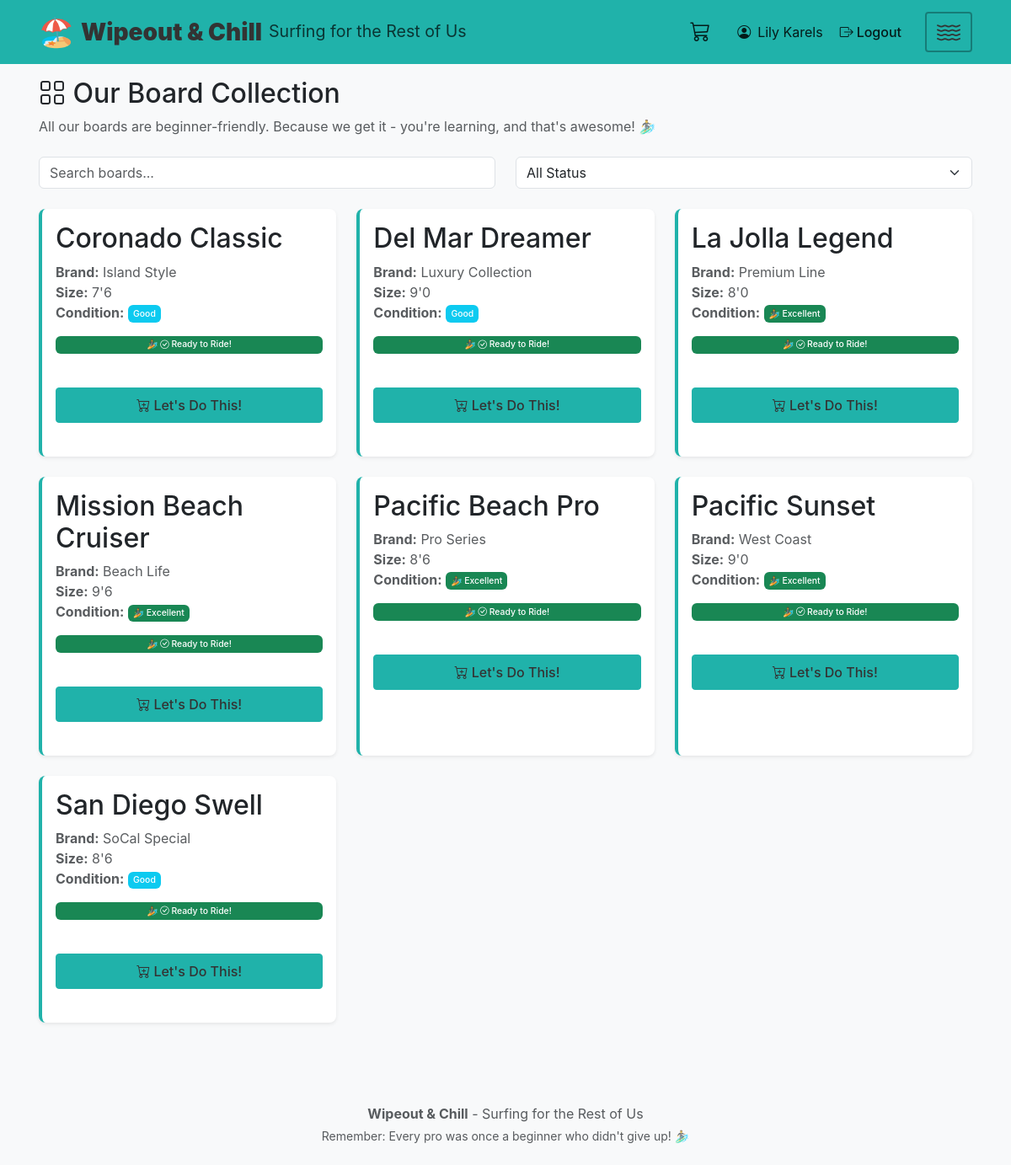
The page /boards (signed in) on the database as committed earlier.
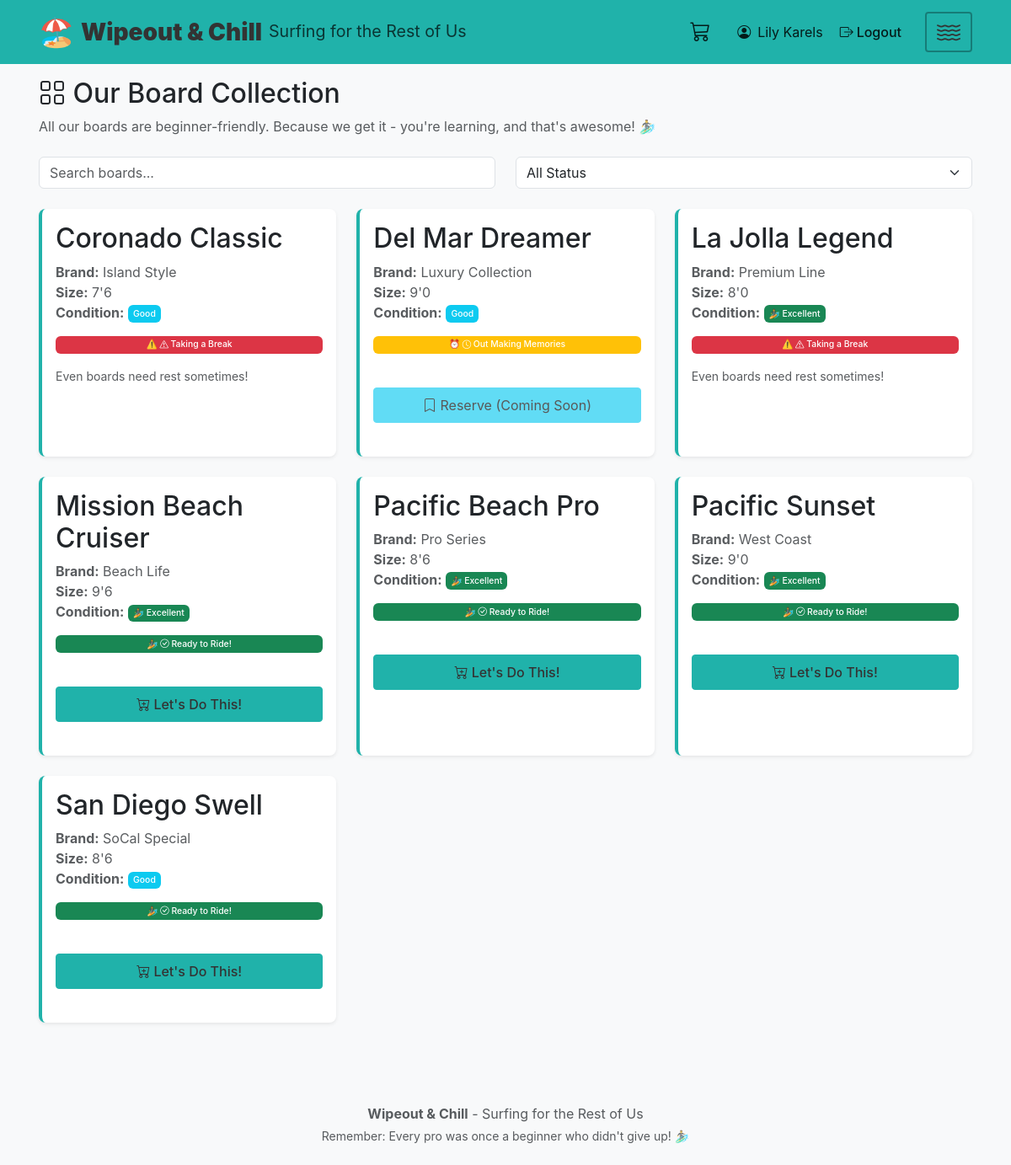
The same page on the database as committed later.
### models/board.py (models this page shows, shortened)
class Board(db.Model):
    __tablename__ = 'boards'
    STATUS_AVAILABLE = BOARD_STATUS_AVAILABLE
    STATUS_CHECKED_OUT = BOARD_STATUS_CHECKED_OUT
    STATUS_DAMAGED = BOARD_STATUS_DAMAGED
    STATUS_IN_REPAIR = BOARD_STATUS_IN_REPAIR
    STATUS_REPLACED = BOARD_STATUS_REPLACED
    CONDITION_EXCELLENT = BOARD_CONDITION_EXCELLENT
    CONDITION_GOOD = BOARD_CONDITION_GOOD
    CONDITION_FAIR = BOARD_CONDITION_FAIR
    id = db.Column(db.String(36), primary_key=True, default=lambda: str(uuid.uuid4()))
    location_id = db.Column(db.String(36), db.ForeignKey('locations.id', ondelete='CASCADE'), nullable=False)
    name = db.Column(db.String(255), nullable=False)
    brand = db.Column(db.String(100), nullable=True)
    size = db.Column(db.String(50), nullable=True)
    image_url = db.Column(db.String(500), nullable=True)  # URL to surfboard image
    status = db.Column(db.String(50), default=BOARD_STATUS_AVAILABLE, nullable=False)
    condition = db.Column(db.String(50), default=BOARD_CONDITION_GOOD, nullable=True)
    created_at = db.Column(db.DateTime, default=datetime.utcnow, nullable=False)
    updated_at = db.Column(db.DateTime, default=datetime.utcnow, onupdate=datetime.utcnow, nullable=False)
    @classmethod
    def find_by_location(cls, location_id):
        return cls.query.filter_by(location_id=location_id).order_by(cls.name).all()

### routes/user_routes.py (the view)
@user_routes.route('/boards')
@login_required
def boards():
    location_id = get_selected_location_id()
    boards_list = Board.find_by_location(location_id) if location_id else []
    all_locations = Location.find_all()
    current_location = Location.find_by_id(location_id) if location_id else None
    return render_template('user/boards.html',
                         boards=boards_list,
                         all_locations=all_locations,
                         current_location=current_location,
                         selected_location_id=location_id)

### app.py (called while the page is built)
@login_manager.user_loader
def load_user(user_id):
    return User.find_by_id(user_id)

### models/location.py (called while the page is built)
    @classmethod
    def find_all(cls):
        return cls.query.all()

    @classmethod
    def find_by_id(cls, location_id):
        return cls.query.get(location_id)

### models/user.py (called while the page is built)
    @classmethod
    def find_by_id(cls, user_id):
        return cls.query.get(user_id)

    def is_admin(self):
        from utils.constants import USER_ROLE_ADMIN
        return self.role == USER_ROLE_ADMIN

### routes/user_routes.py (called while the page is built, shortened)
def get_selected_location_id():
    location_id = session.get('selected_location_id')
    return location_id

### templates/user/boards.html (shortened to what this page needs)
{% extends "base.html" %}
{% block content %}
<div class="row">
    <div class="col-12">
        <h1 class="mb-2">
            <i class="bi bi-grid"></i> Our Board Collection
        </h1>
        <p class="text-muted mb-4">All our boards are beginner-friendly. Because we get it - you're learning, and that's awesome! 🏄‍♂️</p>
    </div>
</div>
<div class="row mb-4">
    <div class="col-md-6">
        <input type="text" class="form-control" id="boardSearch" placeholder="Search boards...">
    </div>
    <div class="col-md-6">
        <select class="form-select" id="statusFilter">
            <option value="all">All Status</option>
        </select>
    </div>
</div>
<div class="row" id="boardsGrid">
    {% if boards %}
        {% for board in boards %}
        <div class="col-md-4 mb-4 board-card-wrapper" data-board-id="{{ board.id }}" data-status="{{ board.status }}" data-name="{{ board.name|lower }}" data-brand="{{ board.brand|lower if board.brand else '' }}">
            <div class="card h-100 shadow-sm board-card">
                <div class="card-body">
                    <h5 class="card-title">{{ board.name }}</h5>
                    <p class="card-text text-muted">
                        {% if board.brand %}<strong>Brand:</strong> {{ board.brand }}<br>{% endif %}
                        {% if board.size %}<strong>Size:</strong> {{ board.size }}<br>{% endif %}
                        <strong>Condition:</strong>
                        <span class="badge bg-{% if board.condition == 'excellent' %}success{% elif board.condition == 'good' %}info{% else %}warning{% endif %}">
                            {{ board.condition|title }}
                        </span>
                    </p>
                    {% if board.status == 'available' %}
                        <span class="badge bg-success mb-2">
                            <i class="bi bi-check-circle"></i> Ready to Ride!
                        </span>
                        <br>
                        <button class="btn btn-primary btn-sm mt-2 checkout-btn" data-board-id="{{ board.id }}">
                            <i class="bi bi-cart-plus"></i> Let's Do This!
                        </button>
                    {% elif board.status == 'checked_out' %}
                        <span class="badge bg-warning mb-2">
                            <i class="bi bi-clock"></i> Out Making Memories
                        </span>
                        <br>
                        <button class="btn btn-info btn-sm mt-2 reserve-btn" data-board-id="{{ board.id }}" disabled>
                            <i class="bi bi-bookmark"></i> Reserve (Coming Soon)
                        </button>
                    {% elif board.status == 'damaged' %}
                        <span class="badge bg-danger mb-2">
                            <i class="bi bi-exclamation-triangle"></i> Taking a Break
                        </span>
                        <p class="text-muted small mt-2 mb-0">Even boards need rest sometimes!</p>
                    {% elif board.status == 'in_repair' %}
                        <span class="badge bg-secondary mb-2">
                            <i class="bi bi-tools"></i> Getting Some TLC
                        </span>
                        <p class="text-muted small mt-2 mb-0">Back soon, better than ever!</p>
                    {% endif %}
                </div>
            </div>
        </div>
        {% endfor %}
    {% endif %}
</div>
{% endblock %}

Rows that differ between the two databases and show on the page:
changed Board "Coronado Classic": status "Ready to Ride! Let's Do This!" → "Taking a Break Even boards need rest sometimes!"
changed Board "Del Mar Dreamer": status "Ready to Ride! Let's Do This!" → "Out Making Memories Reserve (Coming Soon)"
changed Board "La Jolla Legend": status "Ready to Ride! Let's Do This!" → "Taking a Break Even boards need rest sometimes!"
